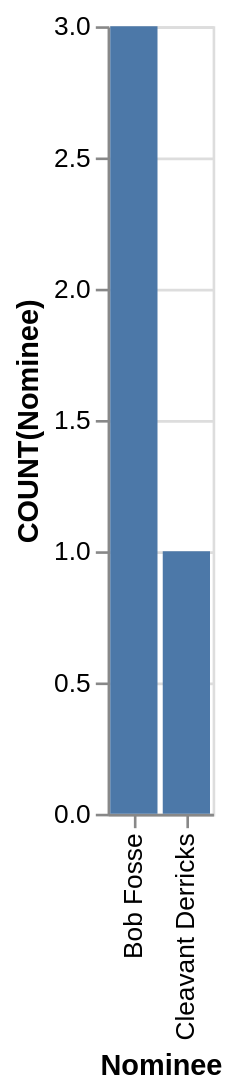

Specify this chart in Vega-Lite:
### Vega-Lite specification from a JSON file in a GitHub repository (floating-point values rounded to 4 significant figures)
{"data": {"values": [{"x_data": "Bob Fosse", "y_data": 3}, {"x_data": "Cleavant Derricks", "y_data": 1}]}, "mark": "bar", "encoding": {"x": {"field": "x_data", "type": "nominal", "title": "Nominee", "sort": {"op": "sum", "field": "y_data", "order": "descending"}}, "y": {"field": "y_data", "type": "quantitative", "title": "COUNT(Nominee)"}}}
